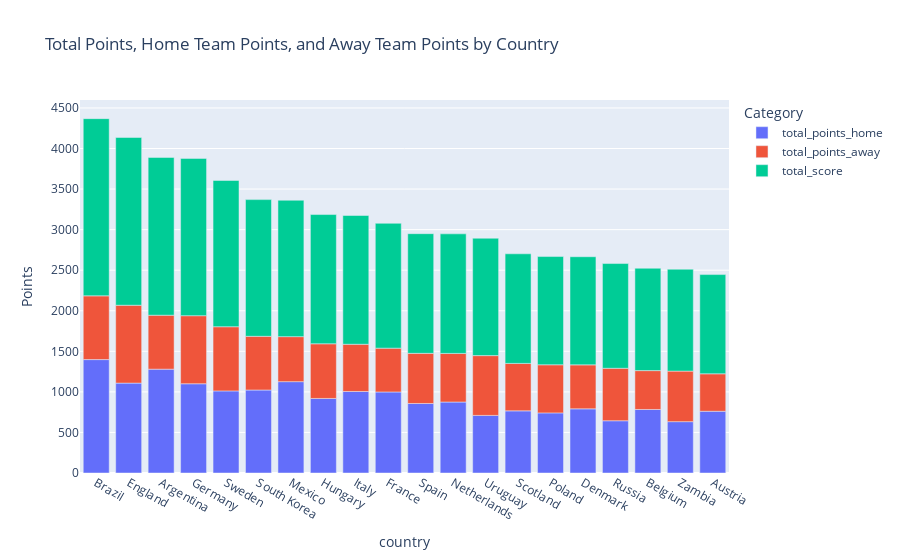

Notebook cell for this chart:
### Markdown cell above
Total points (win - 3 pts, draw - 1 pts, lose - 0 pts)

### Code cell
results_['home_points'] = results_.apply(lambda row: 3 if row['outcomes'] == 'Home team win' else 1 if row['outcomes'] == 'Draw' else 0, axis=1)
results_['away_points'] = results_.apply(lambda row: 3 if row['outcomes'] == 'Away team win' else 1 if row['outcomes'] == 'Draw' else 0, axis=1)

home_team_points = results_.groupby('home_team')['home_points'].sum().reset_index().rename(columns={'home_team': 'country', 'home_points': 'total_points'})
away_team_points = results_.groupby('away_team')['away_points'].sum().reset_index().rename(columns={'away_team': 'country', 'away_points': 'total_points'})

total_points = home_team_points.merge(away_team_points, on='country', how='outer', suffixes=('_home', '_away')).fillna(0)
total_points['total_score'] = total_points['total_points_home'] + total_points['total_points_away']

fig = px.bar(total_points.sort_values(by='total_score', ascending= False).head(20),
             x='country',
             y=['total_points_home', 'total_points_away','total_score'],
             labels={'value': 'Points', 'variable': 'Category'},
             title='Total Points, Home Team Points, and Away Team Points by Country',
             )

fig.show()

### Figure 1 — Plotly figure (JSON) as saved in the notebook; plotly's stock layout.template omitted (floating-point values rounded to 4 significant figures)
{"data": [{"alignmentgroup": "True", "hovertemplate": "Category=total_points_home<br>country=%{x}<br>Points=%{y}<extra></extra>", "legendgroup": "total_points_home", "marker": {"color": "#636efa", "pattern": {"shape": ""}}, "name": "total_points_home", "offsetgroup": "total_points_home", "orientation": "v", "showlegend": true, "textposition": "auto", "type": "bar", "x": ["Brazil", "England", "Argentina", "Germany", "Sweden", "South Korea", "Mexico", "Hungary", "Italy", "France", "Spain", "Netherlands", "Uruguay", "Scotland", "Poland", "Denmark", "Russia", "Belgium", "Zambia", "Austria"], "xaxis": "x", "y": [1398, 1108, 1280, 1100, 1012, 1023, 1126, 919, 1005, 999, 857, 875, 710, 766, 741, 791, 644, 783, 633, 761], "yaxis": "y"}, {"alignmentgroup": "True", "hovertemplate": "Category=total_points_away<br>country=%{x}<br>Points=%{y}<extra></extra>", "legendgroup": "total_points_away", "marker": {"color": "#EF553B", "pattern": {"shape": ""}}, "name": "total_points_away", "offsetgroup": "total_points_away", "orientation": "v", "showlegend": true, "textposition": "auto", "type": "bar", "x": ["Brazil", "England", "Argentina", "Germany", "Sweden", "South Korea", "Mexico", "Hungary", "Italy", "France", "Spain", "Netherlands", "Uruguay", "Scotland", "Poland", "Denmark", "Russia", "Belgium", "Zambia", "Austria"], "xaxis": "x", "y": [786, 960, 665, 839, 791, 662, 555, 674, 582, 540, 618, 599, 737, 585, 593, 542, 647, 479, 623, 462], "yaxis": "y"}, {"alignmentgroup": "True", "hovertemplate": "Category=total_score<br>country=%{x}<br>Points=%{y}<extra></extra>", "legendgroup": "total_score", "marker": {"color": "#00cc96", "pattern": {"shape": ""}}, "name": "total_score", "offsetgroup": "total_score", "orientation": "v", "showlegend": true, "textposition": "auto", "type": "bar", "x": ["Brazil", "England", "Argentina", "Germany", "Sweden", "South Korea", "Mexico", "Hungary", "Italy", "France", "Spain", "Netherlands", "Uruguay", "Scotland", "Poland", "Denmark", "Russia", "Belgium", "Zambia", "Austria"], "xaxis": "x", "y": [2184, 2068, 1945, 1939, 1803, 1685, 1681, 1593, 1587, 1539, 1475, 1474, 1447, 1351, 1334, 1333, 1291, 1262, 1256, 1223], "yaxis": "y"}], "layout": {"barmode": "relative", "legend": {"title": {"text": "Category"}, "tracegroupgap": 0}, "title": {"text": "Total Points, Home Team Points, and Away Team Points by Country"}, "xaxis": {"anchor": "y", "domain": [0, 1], "title": {"text": "country"}}, "yaxis": {"anchor": "x", "domain": [0, 1], "title": {"text": "Points"}}}}
